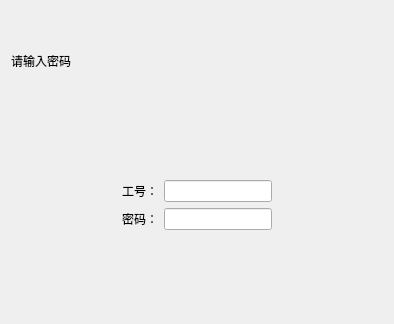
<?xml version="1.0" encoding="UTF-8"?>
<ui version="4.0">
 <class>FormPasswordVerify</class>
 <widget class="QWidget" name="FormPasswordVerify">
  <property name="geometry">
   <rect>
    <x>0</x>
    <y>0</y>
    <width>394</width>
    <height>324</height>
   </rect>
  </property>
  <property name="windowTitle">
   <string>Form</string>
  </property>
  <property name="styleSheet">
   <string notr="true"/>
  </property>
  <property name="Type" stdset="0">
   <string>firstWidget</string>
  </property>
  <layout class="QVBoxLayout" name="verticalLayout" stretch="0,8,0">
   <item>
    <widget class="QLabel" name="containerTitle">
     <property name="minimumSize">
      <size>
       <width>0</width>
       <height>100</height>
      </size>
     </property>
     <property name="text">
      <string>请输入密码</string>
     </property>
    </widget>
   </item>
   <item>
    <widget class="QWidget" name="containerContent" native="true">
     <layout class="QHBoxLayout" name="horizontalLayout">
      <item>
       <spacer name="horizontalSpacer">
        <property name="orientation">
         <enum>Qt::Horizontal</enum>
        </property>
        <property name="sizeHint" stdset="0">
         <size>
          <width>74</width>
          <height>20</height>
         </size>
        </property>
       </spacer>
      </item>
      <item>
       <layout class="QGridLayout" name="gridLayout">
        <item row="2" column="0">
         <widget class="QLabel" name="label_3">
          <property name="text">
           <string>密码：</string>
          </property>
          <property name="alignment">
           <set>Qt::AlignCenter</set>
          </property>
         </widget>
        </item>
        <item row="1" column="1">
         <widget class="QLineEdit" name="lineEdit">
          <property name="readOnly">
           <bool>false</bool>
          </property>
         </widget>
        </item>
        <item row="2" column="1">
         <widget class="QLineEdit" name="lineEdit_2">
          <property name="maxLength">
           <number>9</number>
          </property>
          <property name="echoMode">
           <enum>QLineEdit::Password</enum>
          </property>
         </widget>
        </item>
        <item row="1" column="0">
         <widget class="QLabel" name="label_4">
          <property name="text">
           <string>工号：</string>
          </property>
          <property name="alignment">
           <set>Qt::AlignCenter</set>
          </property>
         </widget>
        </item>
        <item row="3" column="1">
         <spacer name="verticalSpacer">
          <property name="orientation">
           <enum>Qt::Vertical</enum>
          </property>
          <property name="sizeHint" stdset="0">
           <size>
            <width>20</width>
            <height>40</height>
           </size>
          </property>
         </spacer>
        </item>
        <item row="0" column="1">
         <spacer name="verticalSpacer_2">
          <property name="orientation">
           <enum>Qt::Vertical</enum>
          </property>
          <property name="sizeHint" stdset="0">
           <size>
            <width>20</width>
            <height>40</height>
           </size>
          </property>
         </spacer>
        </item>
       </layout>
      </item>
      <item>
       <spacer name="horizontalSpacer_2">
        <property name="orientation">
         <enum>Qt::Horizontal</enum>
        </property>
        <property name="sizeHint" stdset="0">
         <size>
          <width>73</width>
          <height>20</height>
         </size>
        </property>
       </spacer>
      </item>
     </layout>
    </widget>
   </item>
   <item>
    <widget class="QLabel" name="containerBottom">
     <property name="text">
      <string/>
     </property>
    </widget>
   </item>
  </layout>
 </widget>
 <resources/>
 <connections/>
</ui>
